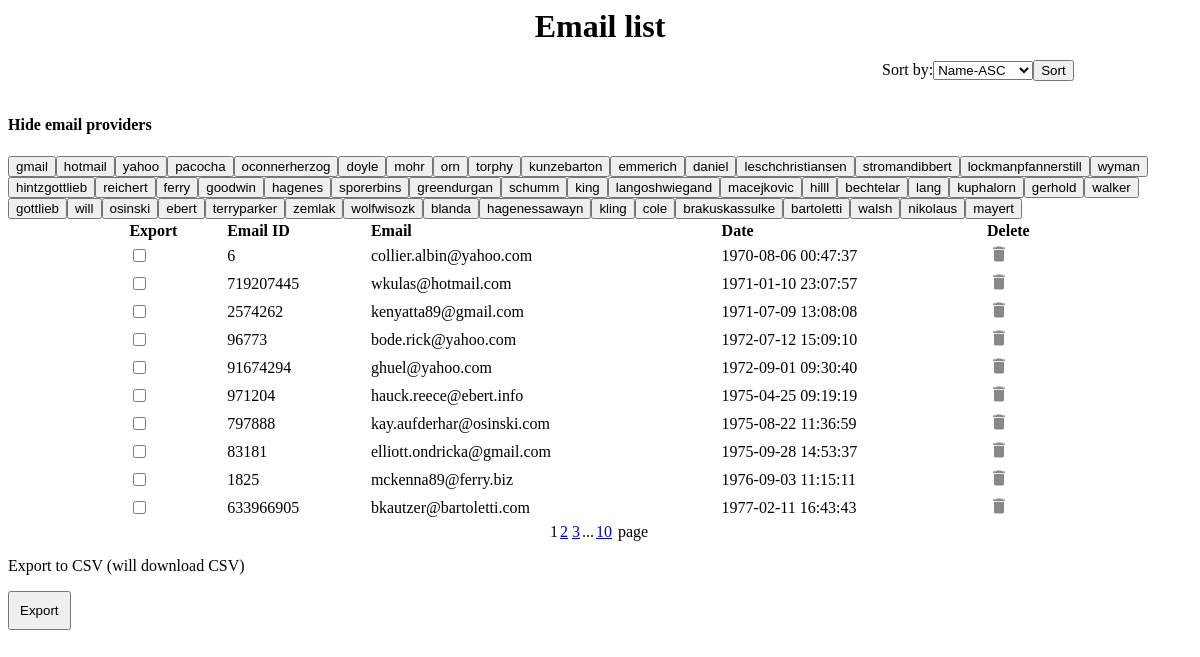
Screenshot of /email_list.php with the database file from the repository.
### tables this page shows
CREATE TABLE `emails` (
  `email_id` int(11) NOT NULL,
  `email` varchar(50) NOT NULL,
  `date` timestamp NOT NULL DEFAULT CURRENT_TIMESTAMP
);

### email_list.php (the view, shortened to what this page needs)
<?php
require_once ('includes/databasecontroll.php');
function getEmails($conn) {
    $sql = 'SELECT * FROM emails';
            if (!isset($_POST['order']) && !isset($_POST['filter'])) {
                $sql = 'SELECT * FROM emails ORDER BY date';
            }
    $currentPage = 1;
    $startPage = ($currentPage-1)*PERPAGE_LIMIT;
    $href = "/magebit/email_list.php?";
    $query =  $sql . " limit " . $startPage . "," . PERPAGE_LIMIT;
    $result = $conn->prepare($query);
    $result->execute();
    while($row=$result->fetch(PDO::FETCH_ASSOC)) {
    $emails[] = $row;
    }
    if(is_array($emails)){
    $emails["page_links"] = paginateResults($sql,$href,$conn);
    return $emails;
    }
    }
    function pagination($count, $href) {
    $output = '';
    if(PERPAGE_LIMIT != 0){
    $pages  = ceil($count/PERPAGE_LIMIT);
    }
    if($pages>1) {
    for($i=($_REQUEST["pageNumber"]-2); $i<=($_REQUEST["pageNumber"]+2); $i++)	{
        if($i<1) continue;
        if($_REQUEST["pageNumber"] == $i){
            $output = $output . '<span id='.$i.' class="current">'.$i.'</span>';
        } else	{
            $output = $output . '<a href="' . $href . "pageNumber=".$i . '" class="page">'.$i.'</a>';
        }
    }
    if(($pages-($_REQUEST["pageNumber"]+2))>1) {
    $output = $output . '...';
    }
    if(($pages-($_REQUEST["pageNumber"]+2))>0) {
    if($_REQUEST["pageNumber"] == $pages){
        $output = $output . '<span id=' . ($pages) .' class="current">' . ($pages) .'</span>';
    }else	{
        $output = $output . '<a href="' . $href .  "pageNumber=" .($pages) .'" class="page">' . ($pages) .'</a>';
    }
    }
    }
    return $output;
    }
    function paginateResults($sql, $href,$conn) {
        $result = $conn->prepare($sql);
        $result->execute();
        $count=$result->rowCount();
        $page_links = pagination($count, $href);
        return $page_links;
    }
?>
<!DOCTYPE html>
<html lang="en">
<head>
    <link rel="stylesheet" href="css/email_list_styles.css">
</head>
<body>
    <table  style="width: 80%; margin:0 auto;">
        <h1>Email list</h1>
        <div id="kartot-produktus" style="width: 80%;
                                            height: 50px;
                                            margin: 0 auto;
                                            display: flex;
                                            align-items: center;
                                            justify-content: flex-end;">
        <form method="POST" class="kartot">
            <label for="kartot">Sort by:</label>
            <select name="kartot" size="1">
                <option value="email ASC"> Name-ASC </option>
            </select>
            <input type="submit" name="order" value="Sort" />
        </form>
    </div>
    <h4>Hide email providers</h4>
        <form method="POST" class="filter">
        <?php
            $query = "select DISTINCT (SUBSTRING_INDEX(SUBSTR(email, INSTR(email, '@') + 1),'.',1)) as DomainName from emails";
            $stmt = $conn->prepare($query);
            $stmt->execute();
            while($result=$stmt->fetch(PDO::FETCH_ASSOC)){
                $email = $result['DomainName'];
                echo "<input type='submit' name='filter' value='$email'/>";
            }
        ?>
        </form>
        <form action="includes/export.php" method="POST">
            <tr>
                <th style="text-align:left;">Export</th>
                <th style="text-align:left;">Email ID</th>
                <th style="text-align:left;">Email</th>
                <th style="text-align:left;">Date</th>
                <th style="text-align:left;">Delete</th>
            </tr>
            <?php
            $emails = getEmails($conn);
                if(is_array($emails)) {
                for($i=0;$i<count($emails)-1;$i++) {
                ?>
                <tr>
                    <td><?php echo " <input type='checkbox' name='data[]' value='{$emails[$i]['email_id']}' />"; ?></td>
                    <td><?php echo  $emails[$i]["email_id"]; ?></td>
                    <td><?php echo  $emails[$i]["email"]; ?></td>
                    <td><?php echo  $emails[$i]["date"]; ?></td>
                    <td><a href="email_list.php?action=del&email_id=<?php echo $emails[$i]["email_id"]; ?>">
                            <img src="images/icon-delete.png" alt="Remove Item" />
                        </a>
                    </td>
                </tr>
            <?php
            }
            ?>
    </table>
    <div class="pages">
<tr class="tableheader">
<td colspan="2"><?php echo $emails["page_links"]; ?></td>
</tr>
<span>page</span>
</div>
<?php
}
?>
<p>Export to CSV (will download CSV)</p>
    <input type="submit" name="export" value="Export" class="export_btn">
</body>
</html>

### css/email_list_styles.css (style rules this page uses)
.export_btn { padding: 10px; display: block; }
h1 { display: table; margin: 0 auto; }
.pages { width: 100px; margin: 0 auto; }
a { margin: 2px; }

### rows the page displays
emails: email_id "6", email "collier.albin@yahoo.com", date "1970-08-06 00:47:37"
emails: email_id "719207445", email "wkulas@hotmail.com", date "1971-01-10 23:07:57"
emails: email_id "2574262", email "kenyatta89@gmail.com", date "1971-07-09 13:08:08"
emails: email_id "96773", email "bode.rick@yahoo.com", date "1972-07-12 15:09:10"
emails: email_id "91674294", email "ghuel@yahoo.com", date "1972-09-01 09:30:40"
emails: email_id "971204", email "hauck.reece@ebert.info", date "1975-04-25 09:19:19"
emails: email_id "797888", email "kay.aufderhar@osinski.com", date "1975-08-22 11:36:59"
emails: email_id "83181", email "elliott.ondricka@gmail.com", date "1975-09-28 14:53:37"
emails: email_id "1825", email "mckenna89@ferry.biz", date "1976-09-03 11:15:11"
emails: email_id "633966905", email "bkautzer@bartoletti.com", date "1977-02-11 16:43:43"

### other values shown
$output "..."
$pages "10"
